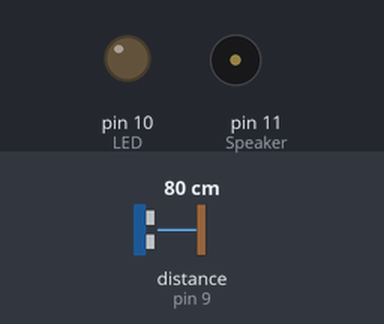
The sketch below on a simulated Arduino Uno, built with avr-gcc and run on an emulated ATmega328P. Shown: output pins drawn as LEDs (lit = HIGH), buzzer (waves = sounding, pin HIGH). Wiring (inferred from the names in the program): ultrasonic range finder: trigger pin 8; echo pin 9. Dashed ring = blinking. The inputs (shaded band) are chosen by the test bench; at power-on: distance to the obstacle (sensor on pin 9) 80 cm. The echo pulse lasts 58.3 µs per cm; pins used as bus, display or sensor lines are not drawn; what the sketch prints to the serial monitor is not drawn.

Above: at 1.2 s.
1.3 s: distance to the obstacle (sensor on pin 9) set to 34 cm
4.3 s: distance to the obstacle (sensor on pin 9) set to 27 cm
At 4.93 s:
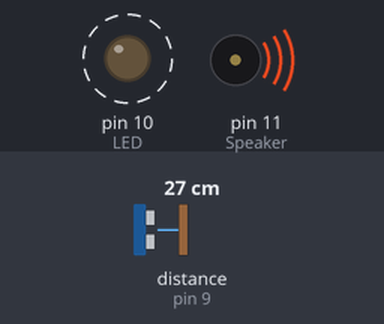
7.3 s: distance to the obstacle (sensor on pin 9) set to 12 cm
At 8.01 s:
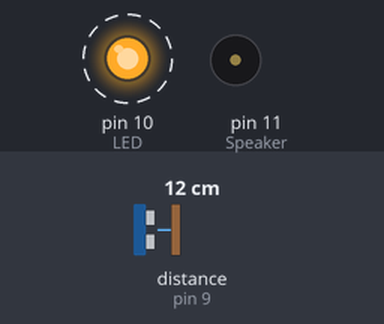
10.3 s: distance to the obstacle (sensor on pin 9) set to 9 cm
At 11.04 s:
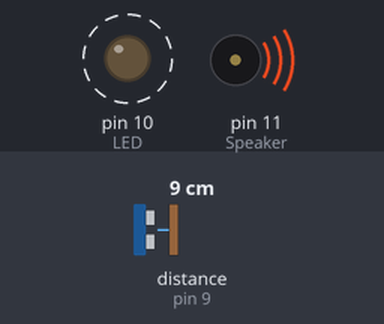
13.3 s: distance to the obstacle (sensor on pin 9) set to 18 cm
At 13.67 s:
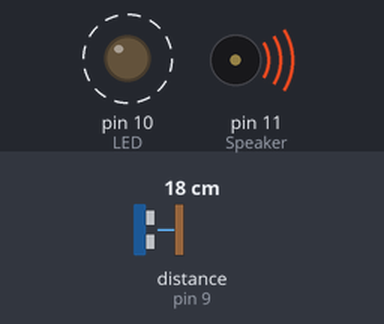
Timing chart, 0 to 17.3 s (numbered marks = the images above; inputs shaded):
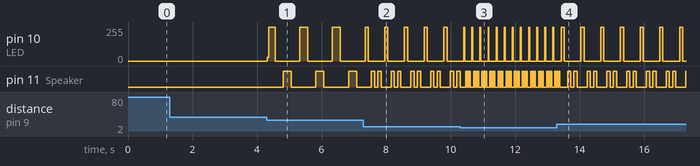

Measured:
- the behaviour switches between 31 and 30 cm on distance to the obstacle (sensor on pin 9) (found by bisection; images 0 and 1)
- the behaviour switches between 11 and 10 cm on distance to the obstacle (sensor on pin 9) (found by bisection; images 2 and 3)
- after the input at 1.3 s, every drawn part: stays the same
- after the input at 4.3 s, pin 10 (LED): alternates 255/255 for 0.25 s and 0/255 for 0.76 s, starting at once; pin 11 (Speaker): alternates HIGH for 0.25 s and LOW for 0.76 s, starting after 0.51 s
- after the input at 7.3 s, pin 10 (LED): alternates 255/255 for 0.10 s and 0/255 for 0.51 s, starting after 0.15 s
- after the input at 10.3 s, pin 10 (LED): alternates 255/255 for 0.03 s and 0/255 for 0.22 s, starting after 0.14 s
- after the input at 13.3 s, pin 10 (LED): alternates 255/255 for 0.10 s and 0/255 for 0.51 s, starting after 0.23 s

The sketch:

Ultrasonic_Speaker_LED.ino
```cpp
int TrigPin = 8;
int EchoPin = 9;
int LED = 10;
int Speaker = 11;

void setup() {
  pinMode(TrigPin, OUTPUT);
  pinMode(EchoPin, INPUT);
  pinMode(LED, OUTPUT);
  pinMode(Speaker, OUTPUT);
  Serial.begin(115200);
}

void loop() {
  float duration, distance;  // 실수형 변수 시간과 거리 선언.
  digitalWrite(TrigPin, HIGH);  // 초음파 발사
  delayMicroseconds(10);
  digitalWrite(TrigPin, LOW);

  duration = pulseIn(EchoPin, HIGH); // 송신부에서 음파를 받아서 시간변수에 저장
  distance = (34000*duration)/1000000/2; // 340미터를 cm로 환산, 백만분의 1초(마이크로초), 속도가 왕복이기 때문에 2로 나눔.

  if(distance<=30 && distance>20)
  {
    flash(250);
    beat(1, 250);

  }
  else if(distance<=20 && distance>10)
  {
    flash(100);
    beat(2, 100);
  }
  else if(distance<=10 && distance>0)
  {
    flash(30);
    beat(3, 30);
  }
  else
  {
    flash(0);
    beat(0,0);
  }


  Serial.println("거리는: " + String(distance) + "cm");
  delay(10);
}
void flash(int i)
{
  digitalWrite(LED, HIGH);
  delay(i);
  digitalWrite(LED, LOW);
  delay(i);
}

void beat(int n, int t)
{
  for(int j=0; j<n; j++)
  {
    analogWrite(Speaker, 255);
    delay(t);
    analogWrite(Speaker, 0);
    delay(t);
  }
}
```
